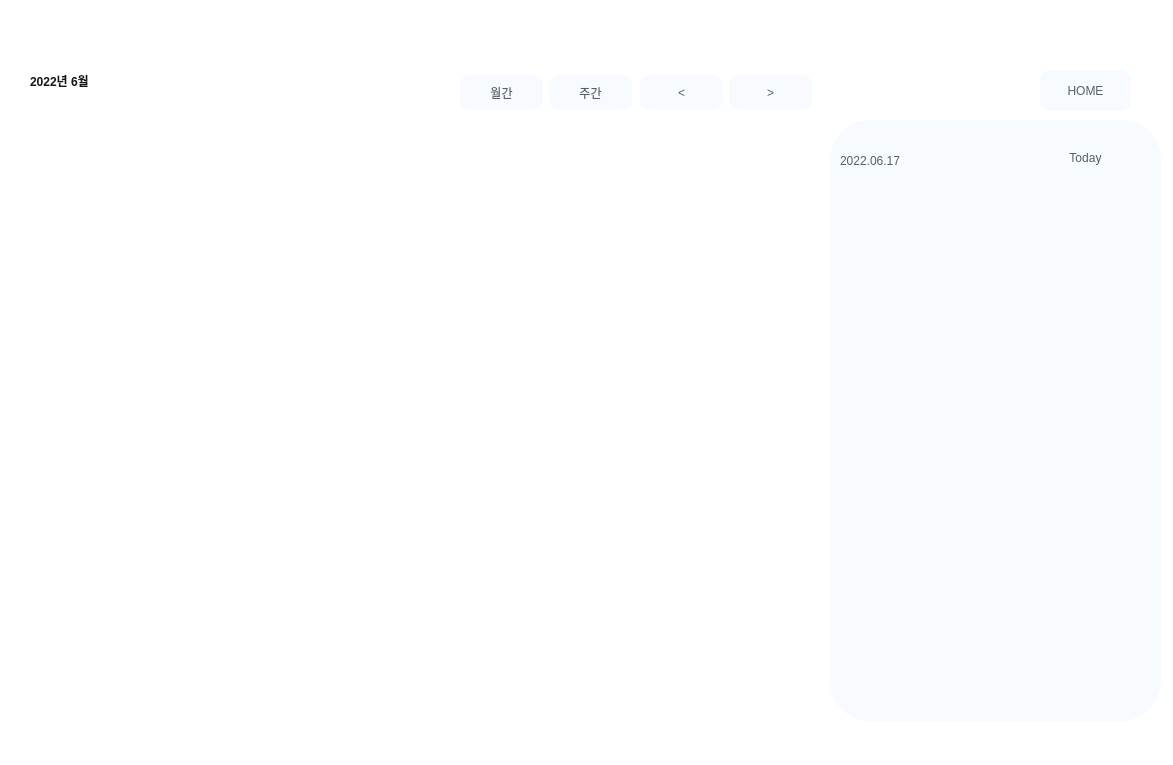
<?xml version="1.0" encoding="UTF-8"?>
<ui version="4.0">
 <class>main</class>
 <widget class="QDialog" name="main">
  <property name="geometry">
   <rect>
    <x>0</x>
    <y>0</y>
    <width>1173</width>
    <height>765</height>
   </rect>
  </property>
  <property name="windowTitle">
   <string>Dialog</string>
  </property>
  <property name="styleSheet">
   <string notr="true">#main{
	background-color: white;
}

QPushButton { 
	color: #575e6b;
	background-color: #f7faff;
	border-radius: 10px;
	font: 12pt &quot;KoPub돋움체 Light&quot;;
}

QPushButton:hover{ 
	color: #f7faff;
	background-color: #575e6b;
}

QLabel{
	color: #575e6b;
	font: 15pt &quot;KoPub돋움체 Light&quot;;
	align: center;
}

#hBox_mw QPushButton, #hBox_pn QPushButton{
		height: 35px;
		border-radius: 10px;
}

#calendarLayout QPushButton{
	font: 9px &quot;KoPub돋움체 Light&quot;;
}

#widgetFrame{
	background-color: #f7faff;
	border-radius: 40px;
}

#vLayout QLabel{
	font: 10pt &quot;KoPub돋움체 Light&quot;;
}
</string>
  </property>
  <widget class="QLabel" name="yearMonthLabel">
   <property name="geometry">
    <rect>
     <x>30</x>
     <y>50</y>
     <width>241</width>
     <height>61</height>
    </rect>
   </property>
   <property name="styleSheet">
    <string notr="true">QLabel{
	font: 20pt &quot;KoPub돋움체 Light&quot;;
	font-weight: 600;
	color: rgb(22, 22, 22);
}</string>
   </property>
   <property name="text">
    <string>2022년 6월</string>
   </property>
  </widget>
  <widget class="QWidget" name="horizontalLayoutWidget">
   <property name="geometry">
    <rect>
     <x>460</x>
     <y>70</y>
     <width>172</width>
     <height>45</height>
    </rect>
   </property>
   <layout class="QHBoxLayout" name="hBox_mw">
    <item>
     <widget class="QPushButton" name="monthlyBtn">
      <property name="styleSheet">
       <string notr="true">	min-height: 35px;</string>
      </property>
      <property name="text">
       <string>월간</string>
      </property>
     </widget>
    </item>
    <item>
     <widget class="QPushButton" name="weeklyBtn">
      <property name="styleSheet">
       <string notr="true">	min-height: 35px;</string>
      </property>
      <property name="text">
       <string>주간</string>
      </property>
     </widget>
    </item>
   </layout>
  </widget>
  <widget class="QWidget" name="horizontalLayoutWidget_2">
   <property name="geometry">
    <rect>
     <x>640</x>
     <y>70</y>
     <width>172</width>
     <height>45</height>
    </rect>
   </property>
   <layout class="QHBoxLayout" name="hBox_pn">
    <item>
     <widget class="QPushButton" name="prevMonth">
      <property name="styleSheet">
       <string notr="true">	min-height: 35px;</string>
      </property>
      <property name="text">
       <string>&lt;</string>
      </property>
     </widget>
    </item>
    <item>
     <widget class="QPushButton" name="nextMonth">
      <property name="styleSheet">
       <string notr="true">	min-height: 35px;</string>
      </property>
      <property name="text">
       <string>&gt;</string>
      </property>
     </widget>
    </item>
   </layout>
  </widget>
  <widget class="QWidget" name="gridLayoutWidget">
   <property name="geometry">
    <rect>
     <x>20</x>
     <y>120</y>
     <width>791</width>
     <height>601</height>
    </rect>
   </property>
   <layout class="QGridLayout" name="calendarLayout"/>
  </widget>
  <widget class="QWidget" name="widgetFrame" native="true">
   <property name="geometry">
    <rect>
     <x>830</x>
     <y>120</y>
     <width>331</width>
     <height>601</height>
    </rect>
   </property>
   <widget class="QWidget" name="verticalLayoutWidget">
    <property name="geometry">
     <rect>
      <x>10</x>
      <y>60</y>
      <width>311</width>
      <height>531</height>
     </rect>
    </property>
    <layout class="QVBoxLayout" name="vLayout"/>
   </widget>
   <widget class="QLabel" name="todayLabel">
    <property name="geometry">
     <rect>
      <x>10</x>
      <y>20</y>
      <width>191</width>
      <height>41</height>
     </rect>
    </property>
    <property name="text">
     <string>2022.06.17</string>
    </property>
   </widget>
   <widget class="QPushButton" name="todayBtn">
    <property name="geometry">
     <rect>
      <x>200</x>
      <y>20</y>
      <width>111</width>
      <height>35</height>
     </rect>
    </property>
    <property name="text">
     <string>Today</string>
    </property>
   </widget>
  </widget>
  <widget class="QPushButton" name="homeBtn">
   <property name="geometry">
    <rect>
     <x>1040</x>
     <y>70</y>
     <width>91</width>
     <height>41</height>
    </rect>
   </property>
   <property name="text">
    <string>HOME</string>
   </property>
  </widget>
 </widget>
 <resources/>
 <connections/>
</ui>
